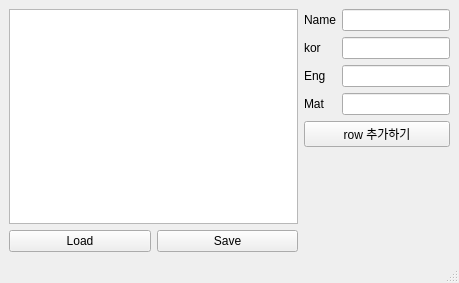
<?xml version="1.0" encoding="UTF-8"?>
<ui version="4.0">
 <class>MainWindow</class>
 <widget class="QMainWindow" name="MainWindow">
  <property name="geometry">
   <rect>
    <x>0</x>
    <y>0</y>
    <width>459</width>
    <height>283</height>
   </rect>
  </property>
  <property name="windowTitle">
   <string>MainWindow</string>
  </property>
  <widget class="QWidget" name="centralwidget">
   <layout class="QHBoxLayout" name="horizontalLayout_2">
    <item>
     <layout class="QVBoxLayout" name="verticalLayout_2">
      <item>
       <widget class="QTableWidget" name="tableWidget">
        <property name="dragEnabled">
         <bool>false</bool>
        </property>
        <property name="gridStyle">
         <enum>Qt::SolidLine</enum>
        </property>
        <property name="sortingEnabled">
         <bool>true</bool>
        </property>
        <property name="cornerButtonEnabled">
         <bool>true</bool>
        </property>
       </widget>
      </item>
      <item>
       <layout class="QHBoxLayout" name="horizontalLayout">
        <item>
         <widget class="QPushButton" name="btnLoad">
          <property name="text">
           <string>Load</string>
          </property>
         </widget>
        </item>
        <item>
         <widget class="QPushButton" name="btnSave">
          <property name="text">
           <string>Save</string>
          </property>
         </widget>
        </item>
       </layout>
      </item>
     </layout>
    </item>
    <item>
     <layout class="QVBoxLayout" name="verticalLayout">
      <item>
       <layout class="QFormLayout" name="formLayout">
        <item row="2" column="0">
         <widget class="QLabel" name="korLabel">
          <property name="text">
           <string>kor</string>
          </property>
         </widget>
        </item>
        <item row="2" column="1">
         <widget class="QLineEdit" name="korLineEdit">
          <property name="sizePolicy">
           <sizepolicy hsizetype="Fixed" vsizetype="Fixed">
            <horstretch>0</horstretch>
            <verstretch>0</verstretch>
           </sizepolicy>
          </property>
         </widget>
        </item>
        <item row="3" column="0">
         <widget class="QLabel" name="engLabel">
          <property name="text">
           <string>Eng</string>
          </property>
         </widget>
        </item>
        <item row="3" column="1">
         <widget class="QLineEdit" name="engLineEdit">
          <property name="sizePolicy">
           <sizepolicy hsizetype="Fixed" vsizetype="Fixed">
            <horstretch>0</horstretch>
            <verstretch>0</verstretch>
           </sizepolicy>
          </property>
         </widget>
        </item>
        <item row="4" column="0">
         <widget class="QLabel" name="matLabel">
          <property name="text">
           <string>Mat</string>
          </property>
         </widget>
        </item>
        <item row="4" column="1">
         <widget class="QLineEdit" name="matLineEdit">
          <property name="sizePolicy">
           <sizepolicy hsizetype="Fixed" vsizetype="Fixed">
            <horstretch>0</horstretch>
            <verstretch>0</verstretch>
           </sizepolicy>
          </property>
         </widget>
        </item>
        <item row="1" column="1">
         <widget class="QLineEdit" name="nameLineEdit">
          <property name="sizePolicy">
           <sizepolicy hsizetype="Fixed" vsizetype="Fixed">
            <horstretch>0</horstretch>
            <verstretch>0</verstretch>
           </sizepolicy>
          </property>
         </widget>
        </item>
        <item row="1" column="0">
         <widget class="QLabel" name="nameLabel">
          <property name="text">
           <string>Name</string>
          </property>
         </widget>
        </item>
       </layout>
      </item>
      <item>
       <widget class="QPushButton" name="btnAddRow">
        <property name="sizePolicy">
         <sizepolicy hsizetype="Minimum" vsizetype="Fixed">
          <horstretch>0</horstretch>
          <verstretch>0</verstretch>
         </sizepolicy>
        </property>
        <property name="text">
         <string>row 추가하기</string>
        </property>
       </widget>
      </item>
      <item>
       <spacer name="verticalSpacer">
        <property name="orientation">
         <enum>Qt::Vertical</enum>
        </property>
        <property name="sizeHint" stdset="0">
         <size>
          <width>20</width>
          <height>40</height>
         </size>
        </property>
       </spacer>
      </item>
     </layout>
    </item>
   </layout>
  </widget>
  <widget class="QMenuBar" name="menubar">
   <property name="geometry">
    <rect>
     <x>0</x>
     <y>0</y>
     <width>459</width>
     <height>20</height>
    </rect>
   </property>
  </widget>
  <widget class="QStatusBar" name="statusbar"/>
 </widget>
 <resources/>
 <connections/>
</ui>
